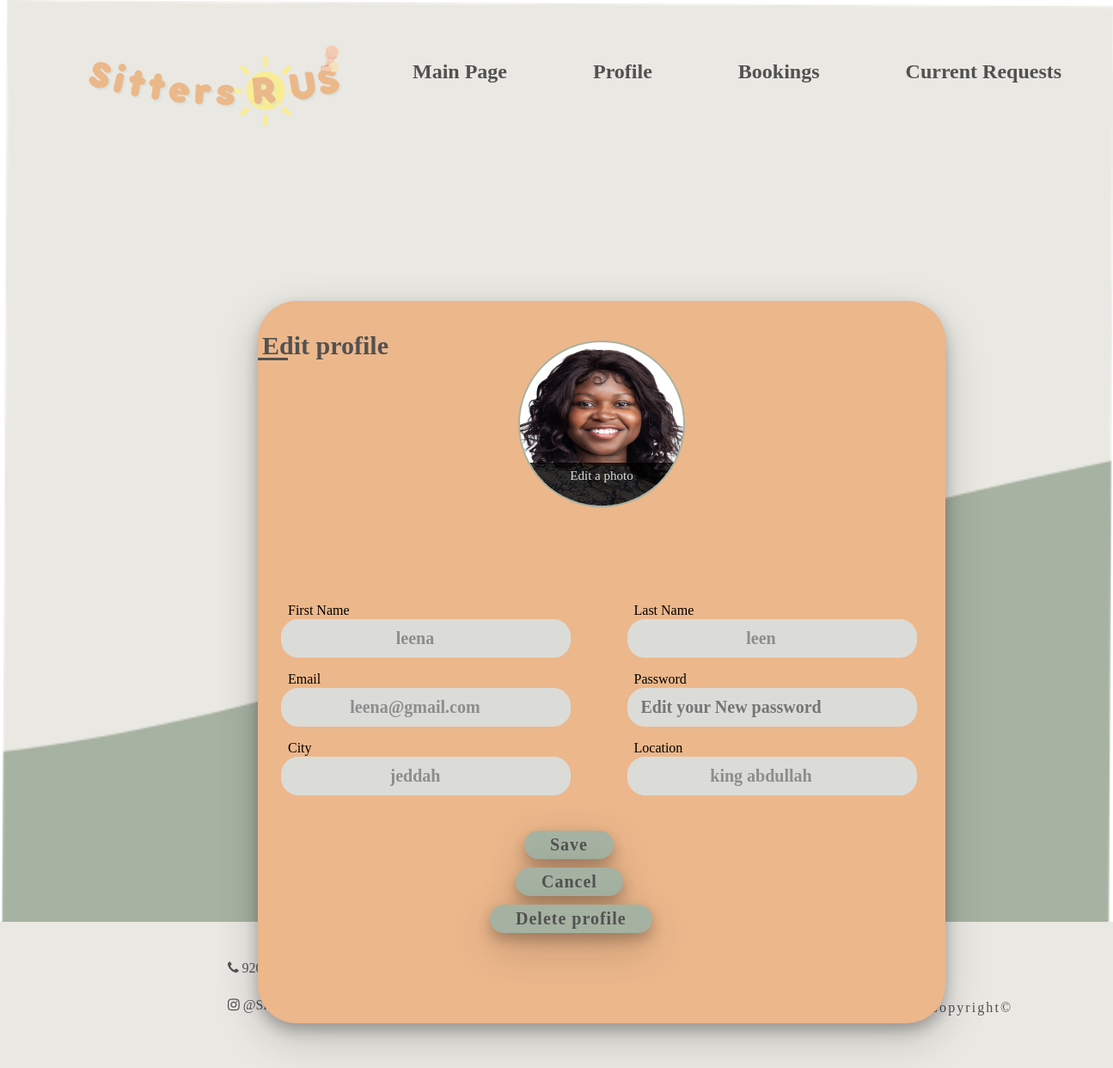
/Edit_Parent_Profile.php (signed in), run on the app's committed database.
### tables this page shows
CREATE TABLE `users` (
  `id` int(20) NOT NULL,
  `first_name` varchar(100) NOT NULL,
  `last_name` varchar(100) NOT NULL,
  `email` varchar(100) NOT NULL,
  `password` varchar(255) NOT NULL,
  `city` varchar(100) NOT NULL,
  `location` varchar(255) NOT NULL,
  `ID_number` varchar(20) NOT NULL,
  `phone_number` varchar(50) NOT NULL,
  `age` int(20) NOT NULL,
  `gender` varchar(100) NOT NULL,
  `bio` text NOT NULL,
  `image` varchar(255) NOT NULL,
  `user_type` int(20) NOT NULL
);

### Edit_Parent_Profile.php (the view, shortened to what this page needs)
<!DOCTYPE html>
<html>
    <head>
        <link rel="stylesheet" type="text/css" href="stayle-latifa.CSS">
        <link rel="stylesheet" type="text/css" href="MainStyle.CSS">
        <link rel="stylesheet" href="https://stackpath.bootstrapcdn.com/font-awesome/4.7.0/css/font-awesome.min.css">
    </head>
    <body>
        <div id="body1">
           					<?php
		include("connection.php");
include("parent_menu.php");
	$parent_id=$_SESSION["uid"];
$query1="select * from users where id='$parent_id'";
$view1=mysqli_query($connection,$query1);
$rows1=mysqli_fetch_array($view1);
$first_name=$rows1['first_name'];
$last_name=$rows1['last_name'];
$email=$rows1['email'];
$location=$rows1['location'];
$city=$rows1['city'];
$image=$rows1['image'];
?>
        </div>
       <br>
        <br>
<div class="container1">
    <div class="title">Edit profile</div>
    <form action="Edit_Parent_Profile.php" method="post" enctype="multipart/form-data">
        <div class="user-details">
            <div class="profile-pic">
							<?php
									if($image==''){
									?>
                               <img src="Images/female.jpeg" alt="user photo" id="userphoto">
								<?php
								}
									else {
									?>
									<img src="<?php echo $image; ?>" alt="user photo" id="userphoto">
									<?php
								}
									?>
                <label for="file" id="uploadBtn">Edit a photo</label>
            </div>
            <div class="input-box">
                <span class="details1">First Name</span>
                <input class="details" type="text" placeholder="Edit your first name" required value="<?php echo $first_name; ?>" name="first_name">
            </div>
            <div class="input-box">
                <span class="details1">Last Name</span>
                <input class="details" type="text" placeholder="Edit your last name" required value="<?php echo $last_name; ?>" name="last_name">
            </div>
            <div class="input-box">
                <span class="details1">Email</span>
                <input class="details" type="text" placeholder="Edit your email" required value="<?php echo $email; ?>" name="email">
            </div>
            <div class="input-box">
                <span class="details1">Password</span>
                <input class="details" type="Password" placeholder="Edit your New password"  name="password">
            </div>
            <div class="input-box">
                <span class="details2">City</span>
                <input class="details" type="text" placeholder="Edit your City" required value="<?php echo $city; ?>" name="city">
            </div>
            <div class="input-box">
                <span class="details1">Location</span>
                 <input class="details" type="text" placeholder="Edit your district" required value="<?php echo $location; ?>" name="location">
            </div>
        </div>
<br>
   <input type="submit" name="submit" value="Save" class="buttonS layutbott1">
        <div class="buttonS ">
            <a href="ParentMainPage.php">Cancel</a>
        </div>
        <div class="buttonS layutbott">
            <a href="ParentMainPage.php">Delete profile</a>
        </div>
    </form>
</div>
     <footer id="footer">
        <div class="social-icon">
        <div class="bottom">
        <a href="tel:92000003" class="line"><i class="fa fa-phone"></i> 92000003</a> </div>
        <div class="bottom">
        <a href="mailto:info@sittersRUS.com" class="line"><i class="fa fa-envelope"></i> info@sittersRUS.com</a> </div>
        <div class="bottom">
        <a href="https://instagram.com/sitters.r.us.sa?igshid=Y2ZmNzg0YzQ" class="line"><i class="fa fa-instagram"></i> @Sitter.R.US</a></div>
        <br><br>
        <div class = "bottom"><div class = "copyright"><center>Copyright&copy; </center></div></div>
        </div>
    </footer>
    </body>
</html>

### stayle-latifa.css (style rules this page uses)
.line { color: #515151; text-decoration:none; text-align:center; }
.container1 { position: absolute; display: grid; text-align: left; place-content : center; justify-items: left; align-items: center; background-color: #ECB78B; border-radius: 45px; height: 105vh; width: 100vh; left: 300px; top: 350px; z-index: 1; box-shadow:0 8px 16px 0 rgba(0, 0, 0, 0.24), 0 17px 50px 0 rgba(0, 0, 0, 0.19); }
.container1 .title { font-size: 30px; font-weight: bolder; padding-left: 5px; position: absolute; top: 35px; color: #515151; }
.container1 .title::before { content: ''; position: absolute; left: 0; bottom: 0; height: 3px; width: 35px; background: #515151; }
.profile-pic { height: 190px; width: 190px; position: absolute; top: 17%; left: 50%; transform: translate(-50%,-50%); border-radius: 50%; overflow: hidden; border: 2px solid #A5B2A1; }
#userphoto { height: 100%; width: 100%; }
#uploadBtn { height: 50px; width: 100%; position: absolute; bottom: 0; left: 50%; transform: translateX(-50%); text-align: center; background: rgba(0, 0, 0, 0.8); color: #dbdcd8; line-height: 30px; font-size: 15px; cursor: pointer; }
.container1 form .user-details { display: flex; flex-wrap: wrap; justify-content: space-between; margin: 230px 0px 12px 35px; }
form .user-details .input-box { margin-top: 15px; width: calc(100% / 2 - 20px); }
.user-details .input-box .details { display: block; font-weight: 700; margin-bottom: 1px; font-size: 20px; color:#8d8d8d; }
.user-details .input-box input { background-color:#dbdcd8 ; outline: none; padding: 10px 40px; padding-left: 15px; display: inline-block; font-size: 15px; text-align: left; margin-top: 1px; text-decoration:none ; color:#515151; border: 1px solid #dbdcd8; border-radius: 20px; position: relative; right: 8px; font-family: fantasy; width: 280px; place-content : center; justify-items: center; align-items: center; transition: all 0.3s ease; }
.buttonS { background-color:#A5B2A1 ; outline: none; padding: 5px 30px; display: inline-block; cursor:pointer; font-size: 20px; font-weight: bolder; margin-top: 10px; margin-left: 300px; text-decoration:none ; color:#515151; border: none; border-radius: 20px; box-shadow:0 8px 16px 0 rgba(0, 0, 0, 0.24), 0 17px 50px 0 rgba(0, 0, 0, 0.19); position: relative; font-family: fantasy; letter-spacing: 1px; place-content : center; justify-items: center; align-items: center; }
.layutbott { right: 30px; }
.layutbott1 { right: -10px; }

### MainStyle.css (style rules this page uses)
* { margin: 0; padding: 0; }
body { min-height: 100vh ; background-image: url('Images/wall.png'); background-size: cover; background-repeat: no-repeat; font-family: fantasy; }
.line { color: #515151; text-decoration:none; text-align:center; }
#footer { background-color: #EAE8E3; color:#515151 ; position : sticky; height: 170px; text-align: center; margin-top: 80%; }
.social-icon { padding: 20px 30px; }
.bottom { left: 80px; position: relative; float: left; padding-right: 155px; padding-left: 155px; font-family: fantasy; color: #515151; margin-top: 25px; }
.copyright { position: relative; align-items: center; text-align: center; letter-spacing: 0.13em; margin-left: 400px; margin-top: 3px; color: #515151; }
a { text-decoration: none; color: #515151; }

### data on the page
users: image (picture), first_name "leena", last_name "leen", email "leena@gmail.com", city "jeddah", location "king abdullah"
